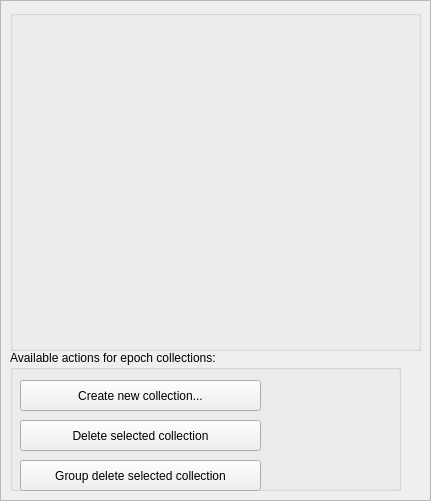
              <widget class="QFrame" name="frame_6">
               <property name="geometry">
                <rect>
                 <x>10</x>
                 <y>10</y>
                 <width>431</width>
                 <height>501</height>
                </rect>
               </property>
               <property name="sizePolicy">
                <sizepolicy hsizetype="Expanding" vsizetype="Preferred">
                 <horstretch>0</horstretch>
                 <verstretch>0</verstretch>
                </sizepolicy>
               </property>
               <property name="frameShape">
                <enum>QFrame::StyledPanel</enum>
               </property>
               <property name="frameShadow">
                <enum>QFrame::Raised</enum>
               </property>
               <widget class="QGroupBox" name="groupBoxAvailableEpoching">
                <property name="geometry">
                 <rect>
                  <x>10</x>
                  <y>350</y>
                  <width>391</width>
                  <height>141</height>
                 </rect>
                </property>
                <property name="title">
                 <string>Available actions for epoch collections:</string>
                </property>
                <widget class="QPushButton" name="pushButtonCreateEpochs">
                 <property name="geometry">
                  <rect>
                   <x>10</x>
                   <y>30</y>
                   <width>241</width>
                   <height>31</height>
                  </rect>
                 </property>
                 <property name="text">
                  <string>Create new collection...</string>
                 </property>
                </widget>
                <widget class="QPushButton" name="pushButtonDeleteEpochs">
                 <property name="geometry">
                  <rect>
                   <x>10</x>
                   <y>70</y>
                   <width>241</width>
                   <height>31</height>
                  </rect>
                 </property>
                 <property name="text">
                  <string>Delete selected collection</string>
                 </property>
                </widget>
                <widget class="QPushButton" name="pushButtonGroupDeleteEpochs">
                 <property name="geometry">
                  <rect>
                   <x>10</x>
                   <y>110</y>
                   <width>241</width>
                   <height>31</height>
                  </rect>
                 </property>
                 <property name="text">
                  <string>Group delete selected collection</string>
                 </property>
                </widget>
               </widget>
               <widget class="QWidget" name="layoutWidget">
                <property name="geometry">
                 <rect>
                  <x>10</x>
                  <y>10</y>
                  <width>411</width>
                  <height>341</height>
                 </rect>
                </property>
                <layout class="QHBoxLayout" name="horizontalLayout_26">
                 <item>
                  <widget class="QGroupBox" name="groupBoxEpochsEpoching">
                   <property name="sizePolicy">
                    <sizepolicy hsizetype="Preferred" vsizetype="Expanding">
                     <horstretch>0</horstretch>
                     <verstretch>1</verstretch>
                    </sizepolicy>
                   </property>
                   <property name="title">
                    <string/>
                   </property>
                   <property name="flat">
                    <bool>false</bool>
                   </property>
                  </widget>
                 </item>
                </layout>
               </widget>
              </widget>
